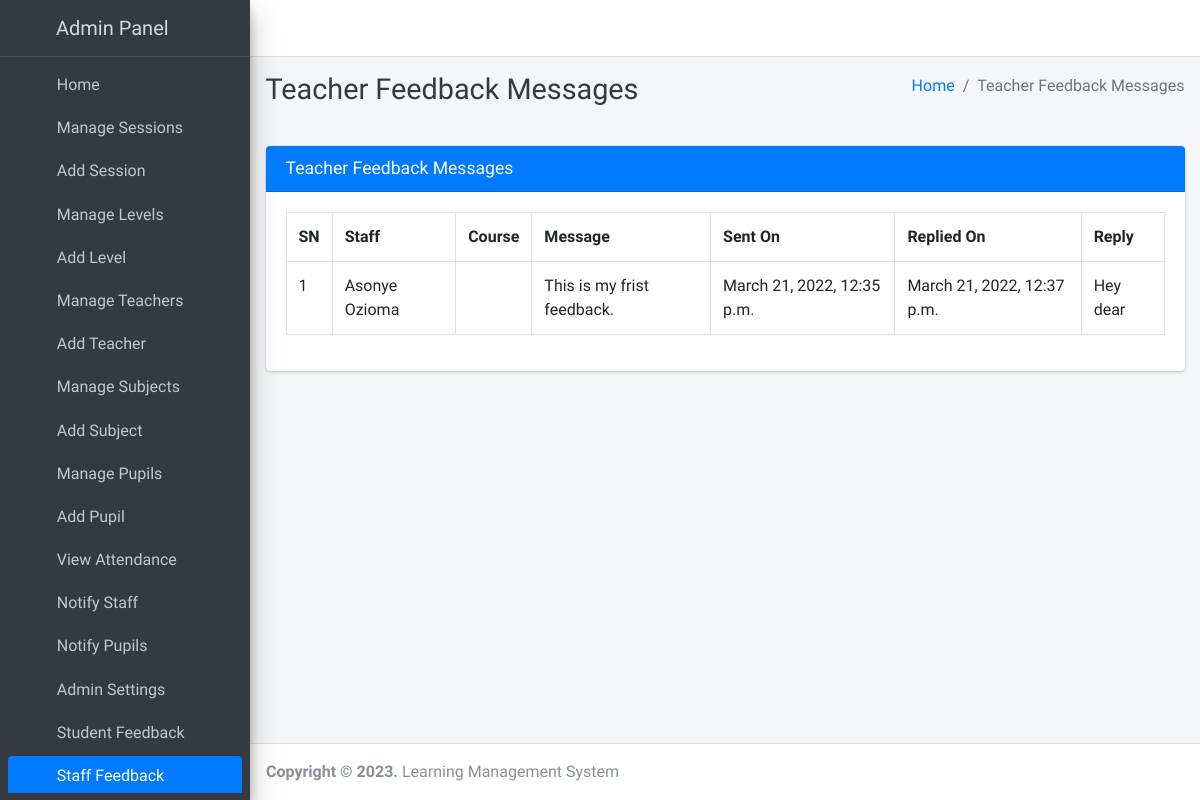
The page /staff/view/feedback/ (signed in) on the database its author committed.
### main_app/models.py (models this page shows, shortened)
class FeedbackStaff(models.Model):
    staff = models.ForeignKey(Staff, on_delete=models.CASCADE)
    feedback = models.TextField()
    reply = models.TextField()
    created_at = models.DateTimeField(auto_now_add=True)
    updated_at = models.DateTimeField(auto_now=True)

class Staff(models.Model):
    admin = models.OneToOneField(CustomUser, on_delete=models.CASCADE)
    def __str__(self):
        return self.admin.last_name + " " + self.admin.first_name

class CustomUser(AbstractUser):
    USER_TYPE = ((1, "HOD"), (2, "Staff"), (3, "Student"))
    GENDER = [("M", "Male"), ("F", "Female")]
    username = None  # Removed username, using email instead
    email = models.EmailField(unique=True)
    user_type = models.CharField(default=1, choices=USER_TYPE, max_length=1)
    gender = models.CharField(max_length=1, choices=GENDER)
    profile_pic = models.ImageField(blank=True, null=True)
    address = models.CharField(max_length=200, blank=True, null=True)
    fcm_token = models.TextField(default="")  # For firebase notifications
    created_at = models.DateTimeField(auto_now_add=True)
    updated_at = models.DateTimeField(auto_now=True)
    USERNAME_FIELD = "email"
    REQUIRED_FIELDS = []
    objects = CustomUserManager()

### main_app/hod_views.py (the view, shortened to what this page needs)
# urls.py: path("staff/view/feedback/", hod_views.staff_feedback_message,
@csrf_exempt
def staff_feedback_message(request):
    if request.method != 'POST':
        feedbacks = FeedbackStaff.objects.all()
        context = {
            'feedbacks': feedbacks,
            'page_title': 'Teacher Feedback Messages'
        }
        return render(request, 'hod_template/staff_feedback_template.html', context)

### main_app/templates/hod_template/staff_feedback_template.html (shortened to what this page needs)
{% extends 'main_app/base.html' %}
{% load static %}
{% block page_title %}{{page_title}}{% endblock page_title %}
{% block content %}
<section class="content">
    <div class="container-fluid">
        <div class="row">
            <div class="col-md-12">
                <div class="card card-primary">
                    <div class="card-header">
                        <h3 class="card-title">{{page_title}}</h3>
                    </div>
                    <div class="table card-body">
                        <table class="table table-bordered">
                            <tr>
                                <th>SN</th>
                                <th>Staff</th>
                                <th>Course</th>
                                <th>Message</th>
                                <th>Sent On</th>
                                <th>Replied On</th>
                                <th>Reply</th>
                            </tr>
                            {% for feedback in  feedbacks %}
                              <tr>
                                  <td>{{forloop.counter}}</td>
                                  <td>{{feedback.staff}}</td>
                                  <td>{{feedback.staff.course}}</td>
                                  <td>{{feedback.feedback}}</td>
                                    {% if feedback.reply == "" %}
                                    <td>{{feedback.created_at}}</td>
                                    <td><span  class='badge badge-warning'>Pending Response</span></td>
                                         <td> <button data-toggle = "modal" data-target = "#reply_modal" value="{{feedback.id}}" class="btn btn-primary reply_open_modal">Reply</button>
                                        {% else %}
                                        <td>{{feedback.created_at}}</td>
                                        <td>{{feedback.updated_at}}</td>
                                          <td>{{feedback.reply}}</td>
                                    {% endif %}
                              </tr>
                            {% endfor %}
                        </table>
                    </div>
                    </div>
            </div>
        </div>
    </div>
</section>
{% endblock content %}

### rows shown on the page
FeedbackStaff: staff "Asonye Ozioma", feedback "This is my frist feedback.", created_at "March 21, 2022, 12:35 p.m.", updated_at "March 21, 2022, 12:37 p.m.", reply "Hey dear"

### other values the page prints
{{ page_title }} "Teacher Feedback Messages"
